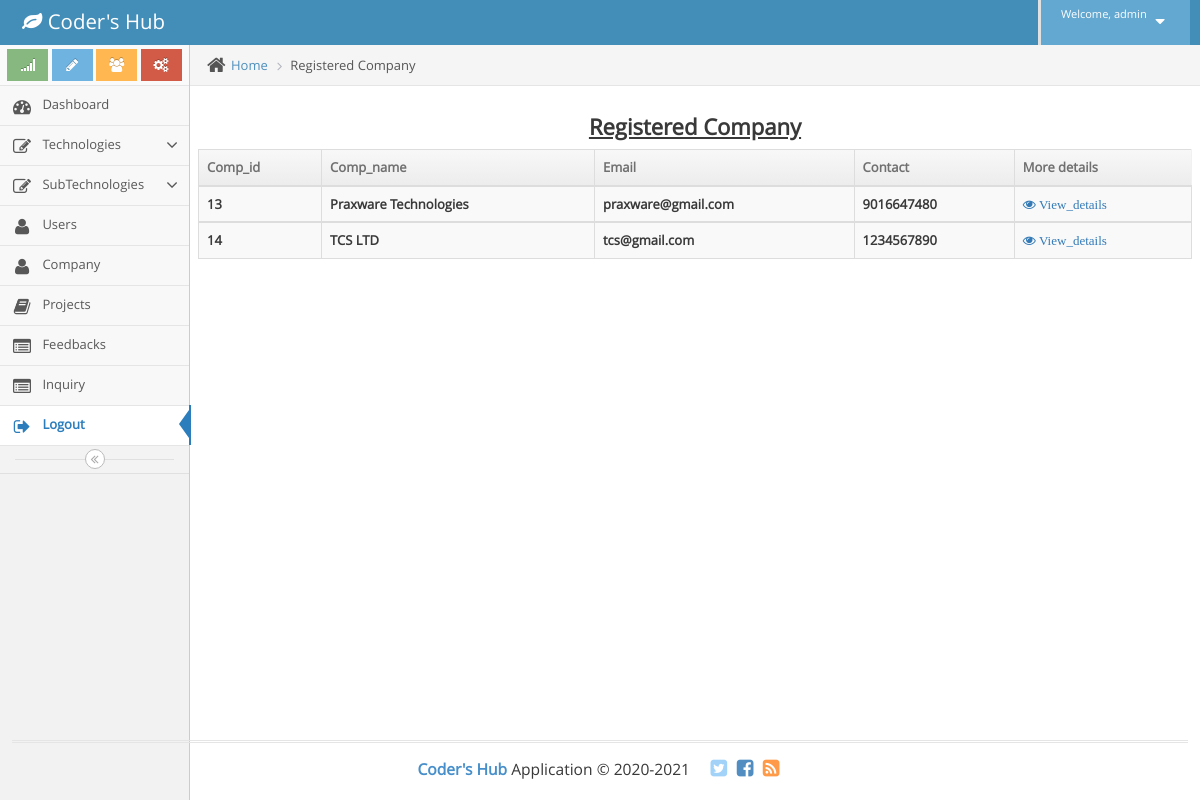
/admin/company.php (signed in), run on the app's committed database.
### tables this page shows
CREATE TABLE `company` (
  `Comp_id` int(12) NOT NULL,
  `Comp_name` varchar(30) NOT NULL,
  `Email` varchar(100) NOT NULL,
  `Contact` bigint(12) NOT NULL,
  `Address` varchar(100) NOT NULL,
  `About_company` varchar(100) NOT NULL,
  `Logo_company` varchar(30) NOT NULL,
  `Owner_name` varchar(15) NOT NULL,
  `Established_year` int(10) NOT NULL,
  `Reg_date` date NOT NULL,
  `Password` varchar(10) NOT NULL
);

### admin/company.php (the view, shortened to what this page needs)
<?php
$obj = new mysqli("localhost","root","","codershub");
$result = $obj->query("select * from company");
?>
<!DOCTYPE html>
<html lang="en">
	<head>
		<link rel="stylesheet" href="assets/css/bootstrap.min.css" />
		<link rel="stylesheet" href="assets/font-awesome/4.5.0/css/font-awesome.min.css" />
		<link rel="stylesheet" href="assets/css/ace.min.css" class="ace-main-stylesheet" id="main-ace-style" />
		<link rel="stylesheet" href="assets/css/ace-skins.min.css" />
		<link rel="stylesheet" href="assets/css/ace-rtl.min.css" />
	</head>
	<body class="no-skin">
		<?php include'common/header.php';?>
		<div class="main-container ace-save-state" id="main-container">
				<?php include'common/sidebar.php';?>
			<div class="main-content">
				<div class="main-content-inner">
					<div class="breadcrumbs ace-save-state" id="breadcrumbs">
						<ul class="breadcrumb">
							<li>
								<i class="ace-icon fa fa-home home-icon"></i>
								<a href="#">Home</a>
							</li>
							<li class="active">Registered Company</li>
						</ul>
					</div>
					<div class="page-content">
						<h3 align="center"><b><u>Registered Company</u></b></h3>
						<div class="row">
							<div class="col-xs-12">
								<div class="row">
									<div class="col-xs-12">
								</div>
								<div class="row">
									<div class="col-xs-12">
										<div>
											<table id="dynamic-table" class="table table-striped table-bordered table-hover">
												<thead>
													<tr>
														<th>Comp_id</th>
														<th>Comp_name</th>
														<th>Email</th>
														<th>Contact</th>
														<th>More details</th>
													</tr>
												</thead>
												<?php
													while ($row = $result->fetch_object())
													{
												?>
												<tbody>
												<th><?php echo $row->Comp_id;?></th>
												<th><?php echo $row->Comp_name;?></th>
												<th><?php echo $row->Email;?></th>
												<th><?php echo $row->Contact;?></th>
												<th><a href="company_details.php?detail_id=<?php echo $row->Comp_id;?>"><i class="fa fa-eye"> View_details</i> </a></th>
												</tbody>
												<?php
											}
											?>
											</table>
										</div>
									</div>
								</div>
							</div>
						</div>
					</div>
				</div>
			</div>
				<div class="footer">
				<div class="footer-inner">
			<?php include'common/footer.php' ;?>
		</div>
	</body>
</html>

### admin/common/header.php (shortened to what this page needs)
<?php
$obj = new mysqli("localhost","root","","codershub");
$id = $_SESSION["userid"];
$profile_data = $obj->query("select * from admin where id = '$id'");
$profile = $profile_data->fetch_object();
?>
<div id="navbar" class="navbar navbar-default          ace-save-state">
			<div class="navbar-container ace-save-state" id="navbar-container">
				<div class="navbar-header pull-left">
					<a href="index.html" class="navbar-brand">
						<small>
							<i class="fa fa-leaf"></i>
							Coder's Hub
						</small>
					</a>
				</div>
				<div class="navbar-buttons navbar-header pull-right" role="navigation">
					<ul class="nav ace-nav">
						<li class="light-blue dropdown-modal" style="width:150px;">
							<a data-toggle="dropdown" href="#" class="dropdown-toggle">
								<span class="user-info">
									<small>Welcome, <?php echo $profile->name;?></small>
								</span>
								<i class="ace-icon fa fa-caret-down"></i>
							</a>
						</li>
					</ul>
				</div>
			</div>
		</div>

### data on the page
company: Comp_id "13", Comp_name "Praxware Technologies", Email "praxware@gmail.com", Contact "9016647480"
company: Comp_id "14", Comp_name "TCS LTD", Email "tcs@gmail.com", Contact "1234567890"

### other printed values
$profile->name "admin"
